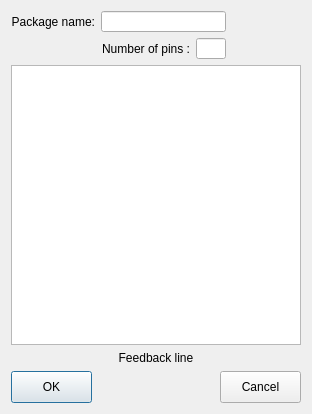
<?xml version="1.0" encoding="UTF-8"?>
<ui version="4.0">
 <class>NewMasksetWizard</class>
 <widget class="QDialog" name="NewMasksetWizard">
  <property name="geometry">
   <rect>
    <x>0</x>
    <y>0</y>
    <width>312</width>
    <height>414</height>
   </rect>
  </property>
  <property name="windowTitle">
   <string>Dialog</string>
  </property>
  <layout class="QVBoxLayout" name="verticalLayout_3">
   <item>
    <layout class="QVBoxLayout" name="verticalLayout_2">
     <item>
      <layout class="QHBoxLayout" name="horizontalLayout_4">
       <item>
        <layout class="QVBoxLayout" name="verticalLayout">
         <item>
          <layout class="QHBoxLayout" name="horizontalLayout">
           <item>
            <widget class="QLabel" name="NewMasksetLabel">
             <property name="minimumSize">
              <size>
               <width>0</width>
               <height>0</height>
              </size>
             </property>
             <property name="maximumSize">
              <size>
               <width>16777215</width>
               <height>16777215</height>
              </size>
             </property>
             <property name="text">
              <string>Package name:</string>
             </property>
             <property name="alignment">
              <set>Qt::AlignRight|Qt::AlignTrailing|Qt::AlignVCenter</set>
             </property>
            </widget>
           </item>
           <item>
            <widget class="QLineEdit" name="PackageName">
             <property name="sizePolicy">
              <sizepolicy hsizetype="Preferred" vsizetype="Maximum">
               <horstretch>0</horstretch>
               <verstretch>0</verstretch>
              </sizepolicy>
             </property>
             <property name="minimumSize">
              <size>
               <width>125</width>
               <height>21</height>
              </size>
             </property>
             <property name="maximumSize">
              <size>
               <width>125</width>
               <height>21</height>
              </size>
             </property>
             <property name="text">
              <string/>
             </property>
            </widget>
           </item>
           <item>
            <widget class="QLabel" name="label_12">
             <property name="sizePolicy">
              <sizepolicy hsizetype="Preferred" vsizetype="Preferred">
               <horstretch>0</horstretch>
               <verstretch>0</verstretch>
              </sizepolicy>
             </property>
             <property name="minimumSize">
              <size>
               <width>20</width>
               <height>16</height>
              </size>
             </property>
             <property name="maximumSize">
              <size>
               <width>20</width>
               <height>16</height>
              </size>
             </property>
             <property name="text">
              <string/>
             </property>
            </widget>
           </item>
          </layout>
         </item>
         <item>
          <layout class="QHBoxLayout" name="horizontalLayout_3">
           <item>
            <widget class="QLabel" name="label">
             <property name="sizePolicy">
              <sizepolicy hsizetype="Preferred" vsizetype="Preferred">
               <horstretch>0</horstretch>
               <verstretch>0</verstretch>
              </sizepolicy>
             </property>
             <property name="text">
              <string>Number of pins :</string>
             </property>
             <property name="alignment">
              <set>Qt::AlignRight|Qt::AlignTrailing|Qt::AlignVCenter</set>
             </property>
            </widget>
           </item>
           <item>
            <widget class="QLineEdit" name="Pins">
             <property name="sizePolicy">
              <sizepolicy hsizetype="Fixed" vsizetype="Fixed">
               <horstretch>0</horstretch>
               <verstretch>0</verstretch>
              </sizepolicy>
             </property>
             <property name="minimumSize">
              <size>
               <width>30</width>
               <height>21</height>
              </size>
             </property>
             <property name="maximumSize">
              <size>
               <width>30</width>
               <height>21</height>
              </size>
             </property>
             <property name="text">
              <string/>
             </property>
             <property name="alignment">
              <set>Qt::AlignRight|Qt::AlignTrailing|Qt::AlignVCenter</set>
             </property>
            </widget>
           </item>
           <item>
            <widget class="QLabel" name="label_11">
             <property name="sizePolicy">
              <sizepolicy hsizetype="Fixed" vsizetype="Preferred">
               <horstretch>0</horstretch>
               <verstretch>0</verstretch>
              </sizepolicy>
             </property>
             <property name="minimumSize">
              <size>
               <width>20</width>
               <height>16</height>
              </size>
             </property>
             <property name="maximumSize">
              <size>
               <width>20</width>
               <height>16</height>
              </size>
             </property>
             <property name="text">
              <string/>
             </property>
            </widget>
           </item>
          </layout>
         </item>
        </layout>
       </item>
       <item>
        <spacer name="horizontalSpacer_2">
         <property name="orientation">
          <enum>Qt::Horizontal</enum>
         </property>
         <property name="sizeHint" stdset="0">
          <size>
           <width>40</width>
           <height>20</height>
          </size>
         </property>
        </spacer>
       </item>
      </layout>
     </item>
     <item>
      <widget class="QTableView" name="PinListTableView"/>
     </item>
     <item>
      <widget class="QLabel" name="Feedback">
       <property name="text">
        <string>Feedback line</string>
       </property>
       <property name="alignment">
        <set>Qt::AlignCenter</set>
       </property>
      </widget>
     </item>
     <item>
      <layout class="QHBoxLayout" name="horizontalLayout_2">
       <item>
        <widget class="QPushButton" name="OKButton">
         <property name="minimumSize">
          <size>
           <width>81</width>
           <height>32</height>
          </size>
         </property>
         <property name="maximumSize">
          <size>
           <width>81</width>
           <height>32</height>
          </size>
         </property>
         <property name="text">
          <string>OK</string>
         </property>
        </widget>
       </item>
       <item>
        <spacer name="horizontalSpacer">
         <property name="orientation">
          <enum>Qt::Horizontal</enum>
         </property>
         <property name="sizeHint" stdset="0">
          <size>
           <width>40</width>
           <height>20</height>
          </size>
         </property>
        </spacer>
       </item>
       <item>
        <widget class="QPushButton" name="CancelButton">
         <property name="minimumSize">
          <size>
           <width>81</width>
           <height>32</height>
          </size>
         </property>
         <property name="maximumSize">
          <size>
           <width>81</width>
           <height>32</height>
          </size>
         </property>
         <property name="text">
          <string>Cancel</string>
         </property>
        </widget>
       </item>
      </layout>
     </item>
    </layout>
   </item>
  </layout>
 </widget>
 <tabstops>
  <tabstop>PackageName</tabstop>
  <tabstop>Pins</tabstop>
  <tabstop>PinListTableView</tabstop>
  <tabstop>CancelButton</tabstop>
  <tabstop>OKButton</tabstop>
 </tabstops>
 <resources/>
 <connections/>
</ui>
